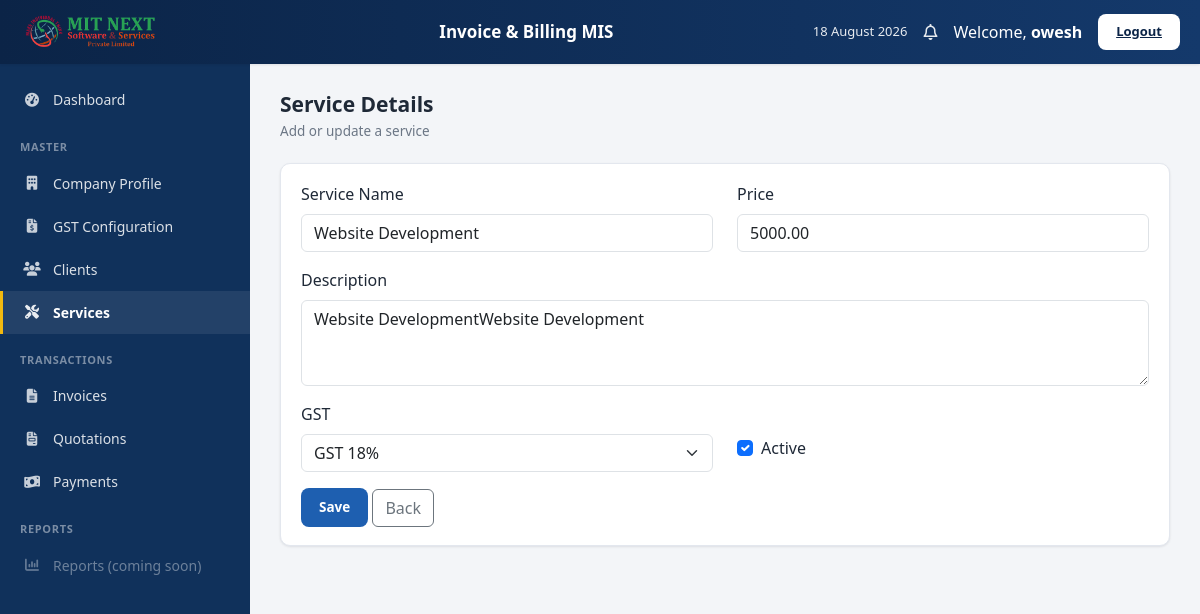
/master/services/edit/1/ (signed in), run on the app's committed database.
### master/models.py (models this page shows, shortened)
class Service(models.Model):
    service_code = models.CharField(max_length=10, unique=True, editable=False)
    service_name = models.CharField(max_length=100)
    hsn_code = models.CharField(
        max_length=20,
        blank=True,
        verbose_name="HSN/SAC Code",
        help_text="HSN/SAC code shown on invoice and quotation PDFs."
    )
    description = models.TextField()
    price = models.DecimalField(max_digits=10, decimal_places=2)
    gst = models.ForeignKey(
        GstConfiguration,
        on_delete=models.PROTECT
    )
    is_active = models.BooleanField(default=True)
    created_at = models.DateTimeField(auto_now_add=True)
    updated_at = models.DateTimeField(auto_now=True)

### master/views.py (the view)
@login_required
def edit_service(request, pk):
    service = get_object_or_404(Service, pk=pk)
    form = ServiceForm(
        request.POST or None,
        instance=service
    )
    if form.is_valid():
        form.save()
        messages.success(request, "Service Updated.")
        return redirect("service_list")
    return render(request,
                  "master/service_form.html",
                  {"form": form})

### master/forms.py
class ServiceForm(forms.ModelForm):
    class Meta:
        model = Service
        exclude = ["service_code"]
        widgets = {
            "service_name": forms.TextInput(attrs={"class": "form-control"}),
            "hsn_code": forms.TextInput(attrs={"class": "form-control", "placeholder": "e.g. 998313"}),
            "description": forms.Textarea(attrs={"class": "form-control", "rows": 3}),
            "price": forms.NumberInput(attrs={"class": "form-control"}),
            "gst": forms.Select(attrs={"class": "form-select"}),
            "is_active": forms.CheckboxInput(attrs={"class": "form-check-input"}),
        }

### master/models.py (called while the page is built)
    def __str__(self):
        return self.gst_name

### master/templates/master/service_form.html (shortened to what this page needs)
{% extends "layout/app_shell.html" %}
{% block content %}
<div class="page-heading">
    <h2>Service Details</h2>
    <p>Add or update a service</p>
</div>
<div class="shell-card">
    <div class="shell-card-body">
        <form method="POST">
            <div class="row">
                <div class="col-md-6 mb-3">
                    <label class="form-label">Service Name</label>
                    {{ form.service_name }}
                </div>
                <div class="col-md-6 mb-3">
                    <label class="form-label">Price</label>
                    {{ form.price }}
                </div>
                <div class="col-md-12 mb-3">
                    <label class="form-label">Description</label>
                    {{ form.description }}
                </div>
                <div class="col-md-6 mb-3">
                    <label class="form-label">GST</label>
                    {{ form.gst }}
                </div>
                <div class="col-md-6 mb-3 d-flex align-items-center">
                    <div class="form-check mt-4">
                        {{ form.is_active }}
                        <label class="form-check-label">Active</label>
                    </div>
                </div>
            </div>
            <button type="submit" class="btn-shell-primary">Save</button>
            <a href="{% url 'service_list' %}" class="btn btn-outline-secondary"
               hx-get="{% url 'service_list' %}" hx-select="#main-content" hx-target="#main-content"
               hx-swap="outerHTML" hx-push-url="true">
                Back
            </a>
        </form>
    </div>
</div>
{% endblock %}

### accounts/templates/layout/app_shell.html (shortened to what this page needs)
{% load static %}
<!DOCTYPE html>
<html lang="en">
<head>
    <link href="https://cdn.jsdelivr.net/npm/bootstrap@5.3.7/dist/css/bootstrap.min.css" rel="stylesheet">
    <link rel="stylesheet" href="https://cdnjs.cloudflare.com/ajax/libs/font-awesome/6.7.2/css/all.min.css">
    <link rel="stylesheet" href="{% static 'css/app-shell.css' %}">
</head>
<body class="shell-body">
<header class="shell-header">
    <div class="brand">
        <div class="logo1"><img src="../static/images/logo1.png" alt=""></div>
    </div>
    <div class="app-name">
        <div class="main">Invoice &amp; Billing MIS</div>
    </div>
    <div class="header-right">
        <span class="header-date" id="shell-header-date"></span>
        <span class="bell-icon"><i class="fa-regular fa-bell"></i></span>
        <span>Welcome, <b>{{ request.user.username }}</b></span>
        <a href="{% url 'logout' %}" class="btn-logout">Logout</a>
    </div>
</header>
<aside class="shell-sidebar" id="shell-sidebar">
    <a href="{% url 'dashboard' %}"
       class="side-link {% if request.resolver_match.url_name == 'dashboard' %}active{% endif %}"
       hx-get="{% url 'dashboard' %}" hx-select="#main-content" hx-target="#main-content"
       hx-swap="outerHTML" hx-push-url="true">
    </a>
    <div class="side-section-title">Master</div>
    <a href="{% url 'company_profile' %}"
       class="side-link {% if request.resolver_match.url_name in 'company_profile,edit_company' %}active{% endif %}"
       hx-get="{% url 'company_profile' %}" hx-select="#main-content" hx-target="#main-content"
       hx-swap="outerHTML" hx-push-url="true">
        <i class="fa-solid fa-building"></i> Company Profile
    </a>
    <a href="{% url 'gst_list' %}"
       class="side-link {% if 'gst' in request.resolver_match.url_name %}active{% endif %}"
       hx-get="{% url 'gst_list' %}" hx-select="#main-content" hx-target="#main-content"
       hx-swap="outerHTML" hx-push-url="true">
        <i class="fa-solid fa-file-invoice-dollar"></i> GST Configuration
    </a>
    <a href="{% url 'client_list' %}"
       class="side-link {% if 'client' in request.resolver_match.url_name %}active{% endif %}"
       hx-get="{% url 'client_list' %}" hx-select="#main-content" hx-target="#main-content"
       hx-swap="outerHTML" hx-push-url="true">
        <i class="fa-solid fa-users"></i> Clients
    </a>
    <a href="{% url 'service_list' %}"
       class="side-link {% if 'service' in request.resolver_match.url_name %}active{% endif %}"
       hx-get="{% url 'service_list' %}" hx-select="#main-content" hx-target="#main-content"
       hx-swap="outerHTML" hx-push-url="true">
        <i class="fa-solid fa-screwdriver-wrench"></i> Services
    </a>
    <div class="side-section-title">Transactions</div>
    <a href="{% url 'invoice_list' %}"
       class="side-link {% if 'invoice' in request.resolver_match.url_name %}active{% endif %}"
       hx-get="{% url 'invoice_list' %}" hx-select="#main-content" hx-target="#main-content"
       hx-swap="outerHTML" hx-push-url="true">
        <i class="fa-solid fa-file-lines"></i> Invoices
    </a>
    <a href="{% url 'quotation_list' %}"
       class="side-link {% if 'quotation' in request.resolver_match.url_name %}active{% endif %}"
       hx-get="{% url 'quotation_list' %}" hx-select="#main-content" hx-target="#main-content"
       hx-swap="outerHTML" hx-push-url="true">
        <i class="fa-solid fa-file-invoice"></i> Quotations
    </a>
    <a href="{% url 'payment_list' %}"
       class="side-link {% if 'payment' in request.resolver_match.url_name %}active{% endif %}"
       hx-get="{% url 'payment_list' %}" hx-select="#main-content" hx-target="#main-content"
       hx-swap="outerHTML" hx-push-url="true">
        <i class="fa-solid fa-money-bill-wave"></i> Payments
    </a>
    <div class="side-section-title">Reports</div>
    <div class="side-link" style="opacity:0.45; cursor:not-allowed;" title="Reports module not yet built on the backend">
        <i class="fa-solid fa-chart-column"></i> Reports (coming soon)
    </div>
</aside>
<div class="shell-main-wrap">
    <div id="main-content">
        {% block content %}{% endblock %}
    </div>
</div>
</body>
</html>

### static/css/app-shell.css (style rules this page uses)
:root { --navy-900: #0b2447; --navy-800: #10315b; --navy-700: #14396b; --navy-600: #1a4680; --accent-blue: #1e5fb0; --accent-blue-hover: #174a8a; --accent-yellow: #f2b90f; --bg-light: #f3f5f8; --card-bg: #ffffff; --border-light: #e3e7ee; --text-muted: #6b7685; --text-dark: #1f2937; --success: #1f9d55; --danger: #d9414d; --radius: 10px; --shadow-sm: 0 1px 3px rgba(16, 24, 40, 0.06), 0 1px 2px rgba(16, 24, 40, 0.04); --shadow-md: 0 4px 14px rgba(16, 24, 40, 0.08); }
* { box-sizing: border-box; }
body.shell-body { margin: 0; background: var(--bg-light); color: var(--text-dark); font-family: "Segoe UI", -apple-system, BlinkMacSystemFont, Roboto, Arial, sans-serif; }
.shell-header { position: fixed; top: 0; left: 0; right: 0; height: 64px; background: linear-gradient(90deg, var(--navy-900), var(--navy-700)); display: flex; align-items: center; justify-content: space-between; padding: 0 20px; z-index: 1000; box-shadow: var(--shadow-sm); }
.shell-header .brand { display: flex; align-items: center; gap: 12px; color: #fff; min-width: 220px; }
.shell-header .app-name { color: #fff; text-align: center; flex: 1; }
.shell-header .app-name .main { font-weight: 700; font-size: 17px; }
.shell-header .header-right { display: flex; align-items: center; gap: 16px; color: #fff; }
.shell-header .header-right .header-date { font-size: 13px; opacity: 0.9; }
.shell-header .header-right .bell-icon { position: relative; font-size: 16px; cursor: pointer; opacity: 0.9; }
.shell-header .btn-logout { background: #fff; color: var(--navy-900); border: none; padding: 8px 18px; border-radius: 8px; font-weight: 600; font-size: 13px; cursor: pointer; transition: transform 0.15s ease, box-shadow 0.15s ease; }
.shell-sidebar { position: fixed; top: 64px; left: 0; bottom: 0; width: 250px; background: var(--navy-800); overflow-y: auto; padding: 14px 0 30px; z-index: 900; transition: transform 0.25s ease; }
.side-link { display: flex; align-items: center; gap: 12px; padding: 11px 20px; color: rgba(255,255,255,0.85); text-decoration: none; font-size: 14px; border-left: 3px solid transparent; transition: background 0.15s ease, border-color 0.15s ease; cursor: pointer; }
.side-link i { width: 18px; text-align: center; opacity: 0.9; }
.side-link.active { background: rgba(255,255,255,0.08); border-left-color: var(--accent-yellow); color: #fff; font-weight: 600; }
.side-section-title { padding: 18px 20px 6px; font-size: 11px; letter-spacing: 0.06em; color: rgba(255,255,255,0.45); font-weight: 700; text-transform: uppercase; }
.shell-main-wrap { margin-left: 250px; padding-top: 64px; min-height: 100vh; }
#main-content { padding: 28px 30px 60px; animation: contentIn 0.25s ease; }
.page-heading { margin-bottom: 22px; }
.page-heading h2 { font-size: 21px; font-weight: 700; margin: 0 0 4px; color: var(--text-dark); }
.page-heading p { color: var(--text-muted); font-size: 13.5px; margin: 0; }
.stat-card, .shell-card { background: var(--card-bg); border-radius: var(--radius); border: 1px solid var(--border-light); box-shadow: var(--shadow-sm); transition: box-shadow 0.2s ease, transform 0.2s ease; }
.shell-card-body { padding: 18px 20px; }
.btn-shell-primary { background: var(--accent-blue); color: #fff; border: none; padding: 9px 18px; border-radius: 8px; font-weight: 600; font-size: 13.5px; transition: background 0.15s ease, transform 0.1s ease; cursor: pointer; }
.logo1 { width: 140px; height: 140px; display: flex; align-items: center; justify-content: center; flex-shrink: 0; overflow: hidden; }
.logo1 img { width: 150px; height: 140px; max-width: 150px; max-height: 140px; object-fit: contain; display: block; }

### data on the page
Service: service_name "Website Development", price "5000.00", description "Website DevelopmentWebsite Development", gst "GST 18%", is_active "☑"

### other printed values
{{ request.user.username }} "owesh"
